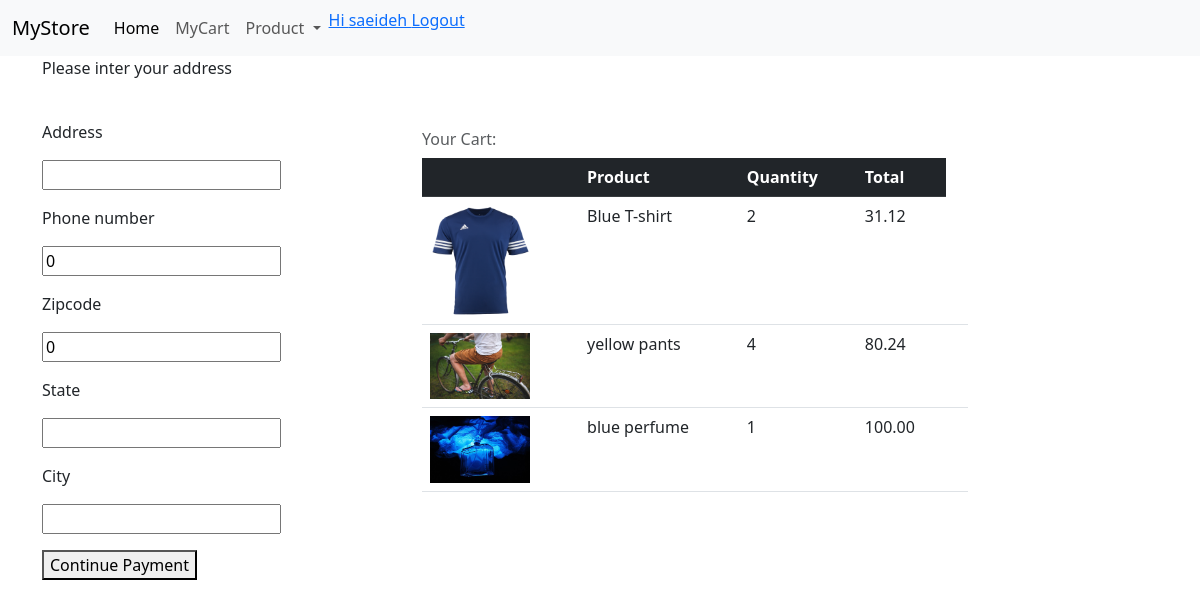
Before: /payment/ (signed in) with the older database file.
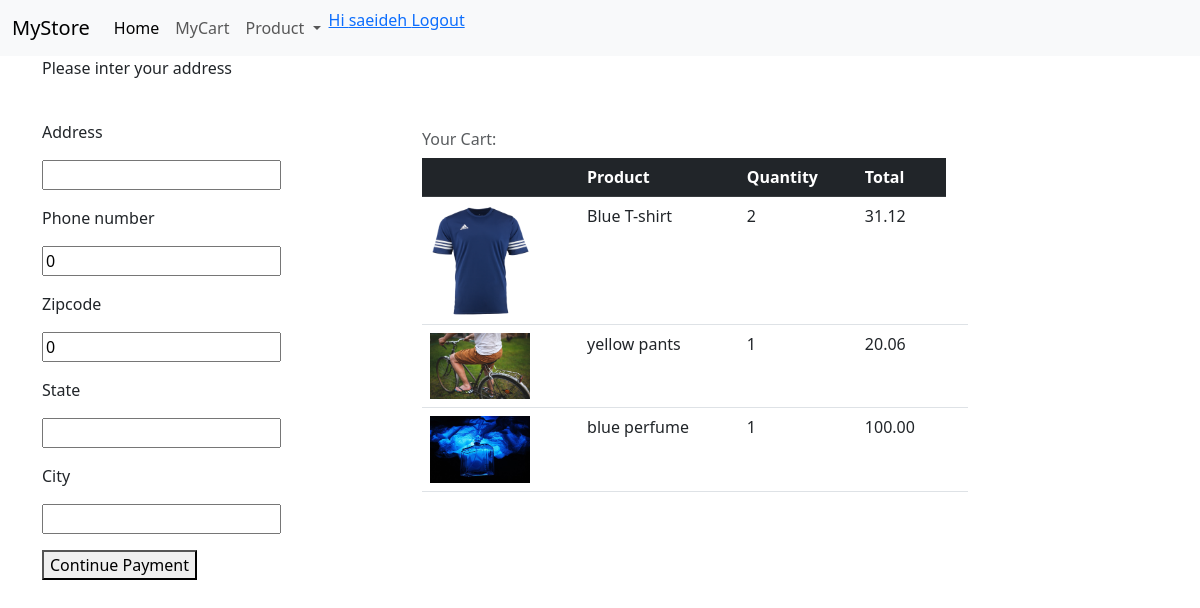
After: the same page with the newer database file.
### store/models.py (models this page shows, shortened)
class OrderItem(models.Model):
    order = models.ForeignKey(Order, on_delete=models.CASCADE)
    product = models.ForeignKey(Product,null=True, blank=False,
                                    on_delete=models.SET_NULL)
    quantity = models.IntegerField()
    @property
    def total_price_item(self):
        return(self.quantity * self.product.price)

class Product(models.Model):
    name = models.CharField(max_length=200)
    descriptin = models.TextField(null=True, blank=True)
    price = models.DecimalField(max_digits=10, decimal_places=2)
    digital = models.BooleanField(default=False)
    comment = models.ForeignKey(Comment, null=True,blank=True, on_delete=models.SET_NULL)
    image = models.ImageField(upload_to = "images", blank=True, null=True)
    create_date = models.DateTimeField(auto_now_add=True, null=True, blank=True)
    update_date = models.DateTimeField(auto_now=True)
    @property
    def imageUrl(self):
        try:
            url =self.image.url
        except:
            url = ''
        return url

### store/views.py (the view, shortened to what this page needs)
# urls.py: path('payment/', views.payment_page, name="payment"),
def payment_page(request):
    if request.user.is_authenticated:
        customer = request.user.customer
        order, created = Order.objects.get_or_create(customer=customer)
        order_items = order.orderitem_set.all()
        is_saved_customer = False
        if ShippinAddress.objects.filter(customer=customer).exists():
            saved_customer_address =ShippinAddress.objects.filter(customer=customer)
            is_saved_customer = True
        else:
            is_saved_customer = False
            saved_customer_address = ""
        address_form = ShippingAddressForm()
        context = {
        "order_items" : order_items,
        "order" : order,
        "address_form": address_form,
        "saved_customer_address": saved_customer_address,
        "is_saved_customer": is_saved_customer,
        }
        return render(request, "store/payment.html",context)
    else:
        context = {}
        return redirect("login")

### store/forms.py
class ShippingAddressForm(forms.ModelForm):
    class Meta:
        model = ShippinAddress
        exclude = ['customer']

### store/context_processors.py (called while the page is built)
def check_login(request):
    user = request.user
    is_logged_in = user.is_authenticated
    if is_logged_in:
        first_name = user.first_name
    else:
        first_name =""
    return {
        'is_logged_in': is_logged_in,
        'first_name':first_name ,
            }

### store/templates/store/payment.html (shortened to what this page needs)
{% extends 'store/main.html' %}
{% load static %}
{% block content %}
  <div class="container" max-width ="90%">
    <div class="row">
      <div class="col-9">
        {% if is_saved_customer %}
         Select your address
          <form method="POST" id="select_address" >
            {% csrf_token %}
            <select name="select_address" class="form-select form-select-lg mb-3" aria-label=".form-select-lg example">
              {% for address in  saved_customer_address %}
                <option value="{{address}}" >
                  {{address.city}} - {{address.address|slice:":25"}}...</option>
              {% endfor %}
            </select>
            <button type="submit" name="select_address_submit">Send For this address</button>
          </form>
        {%else%}
         <p>Please inter your address</p>
        {% endif %}
      </div>
      <div class="col-4"><br>
        <form method="POST" action="{%url "payment"%} id="addressform">
          {% for feild in address_form %}
           <p>{{feild.label}}</p>
           <p>{{feild}}</p>
          {% endfor %}
          <button type="submit" name="addressform_submit">Continue Payment</button>
        </form>
      </div>
      <div class="col-6"><br><table class="table caption-top">
        <caption>Your Cart:</caption>
        <thead class="table-dark">
          <tr>
            <th scope="col"></th>
            <th scope="col">Product</th>
            <th scope="col">Quantity</th>
            <th scope="col">Total</th>
          </tr>
        </thead>
        <tbody>
          {% for order_item in order_items %}
          <tr>
            <th scope="row"><img src="{{order_item.product.imageUrl}}" width="100" alt="{{order_item.product.name}}"></th>
            <td>{{order_item.product.name}}</td>
            <td>{{order_item.quantity}}</td>
            <td>{{order_item.total_price_item}}</td>
            <td> </div>
            {% endfor %}
{% endblock content %}

Changed rows visible on the page:
changed OrderItem "yellow pants": quantity "4" → "1"; total_price_item "80.24" → "20.06"
